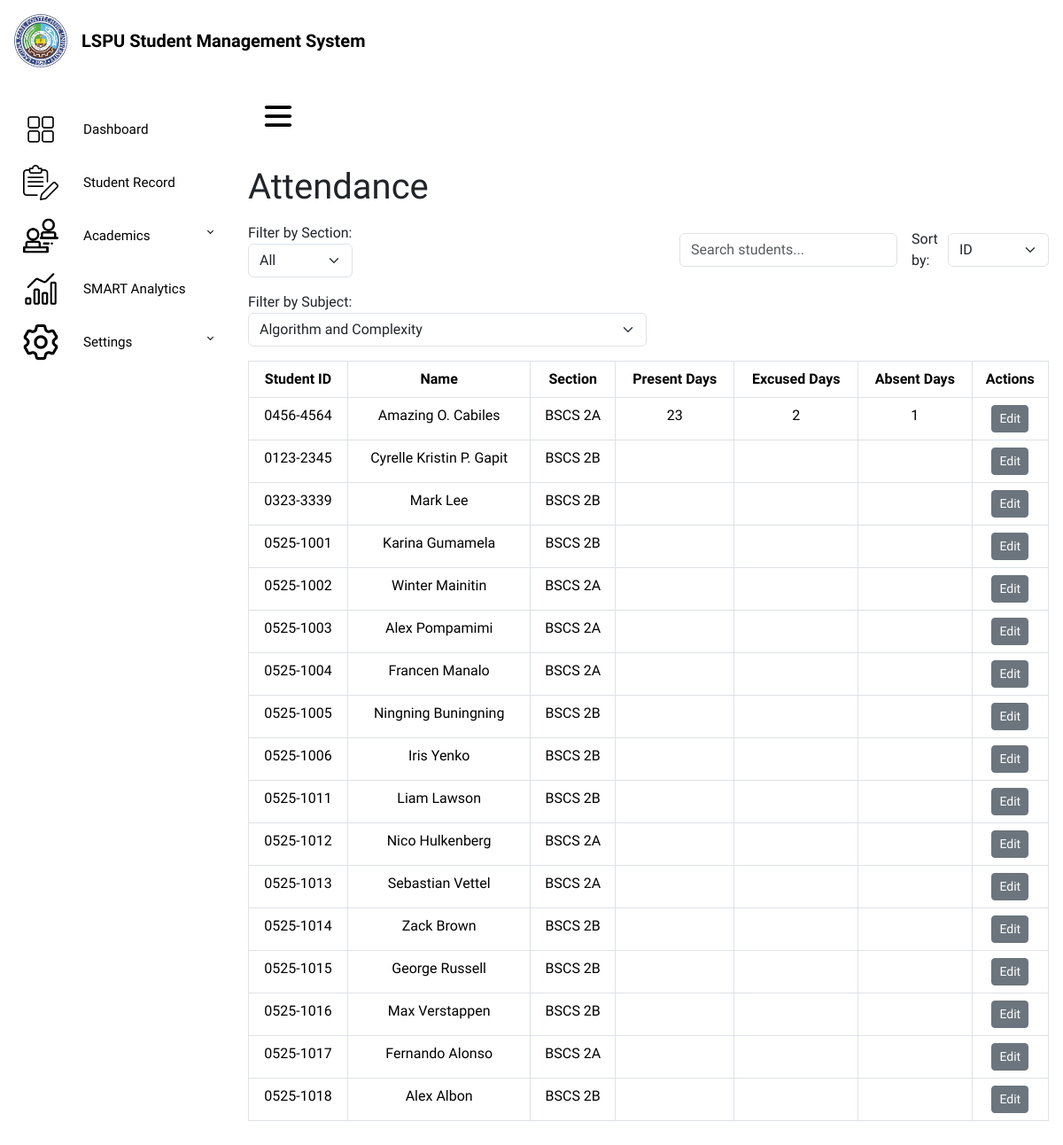
Screenshot of /academics/ with the database file from the repository.
### SMSapp/models.py (models this page shows, shortened)
class Student(models.Model):
    student_id = models.CharField(max_length=20, unique=True, blank=True)
    name = models.CharField(max_length=100)
    contact = models.CharField(max_length=20)
    address = models.TextField()
    section = models.CharField(max_length=10, default="BSCS 2A")

class Attendance(models.Model):
    student = models.ForeignKey(Student, on_delete=models.CASCADE)
    subject = models.ForeignKey(Subject, on_delete=models.CASCADE, default=1)
    present_days = models.IntegerField(default=0)
    excused_days = models.IntegerField(default=0)
    absent_days = models.IntegerField(default=0)
    class Meta:
        unique_together = ('student', 'subject')

### SMSapp/views.py (the view)
# urls.py: path("academics/", views.attendance_view, name="academics"),
def attendance_view(request):
    section_filter = request.GET.get('section', '')  # filter by section
    subject_filter = request.GET.get('subject', '')  # filter by subject
    subjects = Subject.objects.all()
    if section_filter:
        students = Student.objects.filter(section=section_filter)
    else:
        students = Student.objects.all()
    student_attendance = []
    for student in students:
        if subject_filter:
            attendance = Attendance.objects.filter(student=student, subject__code=subject_filter).first()
        else:
            attendance = Attendance.objects.filter(student=student).first()
        student_attendance.append({
            'student': student,
            'attendance': attendance
        })
    return render(request, "academics.html", {
    "student_attendance": student_attendance,
    "section_filter": section_filter,
    "subjects": subjects,
    "subject_filter": subject_filter,
    "selected_subject": subject_filter,  # <-- THIS LINE is important
})

### SMSapp/templates/academics.html (shortened to what this page needs)
{% load static %}
<!DOCTYPE html>
<html lang="en">
<head>
    <link href="https://cdn.jsdelivr.net/npm/bootstrap@5.3.3/dist/css/bootstrap.min.css" rel="stylesheet">
    <link href="https://cdn.lineicons.com/5.0/lineicons.css" rel="stylesheet">
    <link rel="stylesheet" href="https://cdn.jsdelivr.net/npm/bootstrap-icons@1.12.1/font/bootstrap-icons.min.css">
</head>
<body>
    <div class="topbar bg-white text-dark p-3 d-flex align-items-center">
        <a href="{% url 'home' %}" class="d-flex align-items-center text-decoration-none">
            <img src="{% static 'icons/logo.png' %}" alt="LSPU Logo" class="me-3" style="max-width: 60px;">
            <span class="fw-bold fs-5">LSPU Student Management System</span>
        </a>
    </div>
    <div class="d-flex">
        <aside id="sidebar" class="sidebar-toggle">
            <br>
            <ul class="sidebar-nav p-0">
                <li class="sidebar-item">
                    <a href="{% url 'home' %}" class="sidebar-link">
                        <img src="{% static 'icons/dashboard.png' %}" alt="Dashboard" class="me-3" style="max-width: 40px;">
                        <span>Dashboard</span>
                    </a>
                </li>
                <li class="sidebar-item">
                    <a href="{% url 'studentlist' %}" class="sidebar-link">
                        <img src="{% static 'icons/records.png' %}" alt="Student Management" class="me-3" style="max-width: 40px;">
                        <span>Student Record</span>
                    </a>
                </li>
                <li class="sidebar-item">
                    <a href="#" class="sidebar-link collapsed has-dropdown" data-bs-toggle="collapse"
                        data-bs-target="#academics" aria-expanded="false" aria-controls="academics">
                        <img src="{% static 'icons/class.png' %}" alt="Academics" class="me-3" style="max-width: 40px;">
                        <span>Academics</span>
                    </a>
                </li>
                <li class="sidebar-item">
                    <a href="{% url 'smart_analytics' %}" class="sidebar-link">
                        <img src="{% static 'icons/analytics.png' %}" alt="SMART Analytics" class="me-3" style="max-width: 40px;">
                        <span>SMART Analytics</span>
                    </a>
                </li>
                <li class="sidebar-item">
                    <a href="#" class="sidebar-link collapsed has-dropdown" data-bs-toggle="collapse"
                        data-bs-target="#setting" aria-expanded="true" aria-controls="setting">
                        <img src="{% static 'icons/settings.png' %}" alt="Settings" class="me-3" style="max-width: 40px;">
                        <span>Settings</span>
                    </a>
                </li>
            </ul>
        </aside>
        <div class="main">
            <nav class="navbar navbar-expand">
                <button class="toggler-btn" type="button"></button>
            </nav>
            <main class="p-3">
                <div class="d-flex justify-content-between align-items-center mb-3">
                    <h1 class="mb-0">Attendance</h1>
                </div>
                <div class="d-flex justify-content-between align-items-center gap-3 mb-3">
                    <div>
                        <label for="section_filter" class="form-label mb-0">Filter by Section:</label>
                        <form method="get">
                            <select name="section" id="section_filter" class="form-select" onchange="this.form.submit()">
                                <option value="">All</option>
                            </select>
                        </form>
                    </div>
                    <div class="d-flex align-items-center gap-3">
                        <div style="max-width: 300px;">
                            <input type="text" id="search" class="form-control" placeholder="Search students...">
                        </div>
                        <form method="get" id="sortForm" class="d-flex align-items-center">
                            <label for="sort_by" class="me-2 mb-0">Sort by:</label>
                            <select name="sort_by" id="sort_by" class="form-select">
                                <option value="student_id" {% if current_sort == 'student_id' %}selected{% endif %}>ID</option>
                            </select>
                        </form>
                    </div>
                </div>
                <div style="max-width: 450px; margin-bottom: 1rem;">
                    <label for="subjectSelect" class="form-label mb-0">Filter by Subject:</label>
                    <form method="GET" action="{% url 'academics' %}">
                        <select id="subjectSelect" name="subject" class="form-select" onchange="this.form.submit()">
                            {% for subject in subjects %}
                                <option value="{{ subject.code }}" {% if subject.code == subject_filter %}selected{% endif %}>
                                    {{ subject.name }}
                                </option>
                            {% endfor %}
                        </select>
                    </form>
                </div>
                <div class="table-responsive text-center">
                <table class="table table-bordered" id="studentTable">
                    <thead>
                        <tr>
                            <th class="text-center">Student ID</th>
                            <th class="text-center">Name</th>
                            <th class="text-center">Section</th>
                            <th class="text-center">Present Days</th>
                            <th class="text-center">Excused Days</th>
                            <th class="text-center">Absent Days</th>
                            <th class="text-center">Actions</th>
                        </tr>
                    </thead>
                    <tbody>
                        {% for entry in student_attendance %}
                        <tr data-id="{{ entry.student.id }}">
                            <td>{{ entry.student.student_id }}</td>
                            <td>{{ entry.student.name }}</td>
                            <td>{{ entry.student.section }}</td>
                            <td>{{ entry.attendance.present_days }}</td>
                            <td>{{ entry.attendance.excused_days }}</td>
                            <td>{{ entry.attendance.absent_days }}</td>
                            <td>
                                <button class="btn btn-sm btn-primary" data-bs-toggle="modal" data-bs-target="#editModal{{ entry.student.id }}">Edit</button>
                            </td>
                        </tr>
                        {% endfor %}
                    </tbody>
                </table>
            </div>
            </main>
        </div>
    </div>
</body>
</html>

### SMSapp/templates/academics.html (style rules this page uses)
* { font-family: "Ubuntu", sans-serif; }
li { list-style: none; }
a { text-decoration: none; color: black; }
.main { min-height: 100vh; width: 100%; overflow: hidden; }
#sidebar { max-width: 264px; min-width: 264px; transition: all 0.35s ease-in-out; background-color: white; display: flex; flex-direction: column; }
.toggler-btn { background-color: transparent; cursor: pointer; border: 0; }
.navbar { padding: 1.15rem 1.5rem; }
.sidebar-nav { flex: 1 1 auto; }
a.sidebar-link { padding: .625rem 1.625rem; color: black; position: relative; transition: all 0.35s; display: flex; align-items: center; gap: 0.75rem; }
.sidebar-link span { font-size: 0.95rem; font-weight: 500; }
.sidebar-link[data-bs-toggle="collapse"]::after { border: solid; border-width: 0 .075rem .075rem 0; content: ""; display: inline-block; padding: 2px; position: absolute; right: 1.5rem; top: 1.4rem; transform: rotate(-135deg); transition: all 0.2s ease-out; }
.sidebar-link[data-bs-toggle="collapse"].collapsed::after { transform: rotate(45deg); transition: all 0.2s ease-out; }
.btn:not(.btn-danger) { background-color: #6c757d !important; border-color: #6c757d !important; color: #fff !important; }

### rows the page displays
Student: student.student_id "0456-4564", student.name "Amazing O. Cabiles", student.section "BSCS 2A", attendance.present_days "23", attendance.excused_days "2", attendance.absent_days "1"
Student: student.student_id "0123-2345", student.name "Cyrelle Kristin P. Gapit", student.section "BSCS 2B"
Student: student.student_id "0323-3339", student.name "Mark Lee", student.section "BSCS 2B"
Student: student.student_id "0525-1001", student.name "Karina Gumamela", student.section "BSCS 2B"
Student: student.student_id "0525-1002", student.name "Winter Mainitin", student.section "BSCS 2A"
Student: student.student_id "0525-1003", student.name "Alex Pompamimi", student.section "BSCS 2A"
Student: student.student_id "0525-1004", student.name "Francen Manalo", student.section "BSCS 2A"
Student: student.student_id "0525-1005", student.name "Ningning Buningning", student.section "BSCS 2B"
Student: student.student_id "0525-1006", student.name "Iris Yenko", student.section "BSCS 2B"
Student: student.student_id "0525-1011", student.name "Liam Lawson", student.section "BSCS 2B"
Student: student.student_id "0525-1012", student.name "Nico Hulkenberg", student.section "BSCS 2A"
Student: student.student_id "0525-1013", student.name "Sebastian Vettel", student.section "BSCS 2A"
Student: student.student_id "0525-1014", student.name "Zack Brown", student.section "BSCS 2B"
Student: student.student_id "0525-1015", student.name "George Russell", student.section "BSCS 2B"
Student: student.student_id "0525-1016", student.name "Max Verstappen", student.section "BSCS 2B"
Student: student.student_id "0525-1017", student.name "Fernando Alonso", student.section "BSCS 2A"
Student: student.student_id "0525-1018", student.name "Alex Albon", student.section "BSCS 2B"

### other values shown
form field subject "Algorithm and Complexity"
